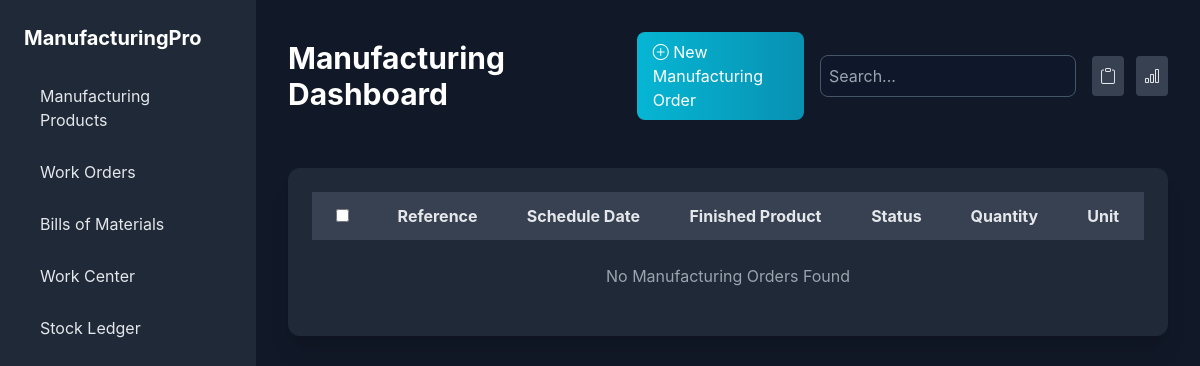
/work_order_analysis/, run on an earlier commit of the app's database.
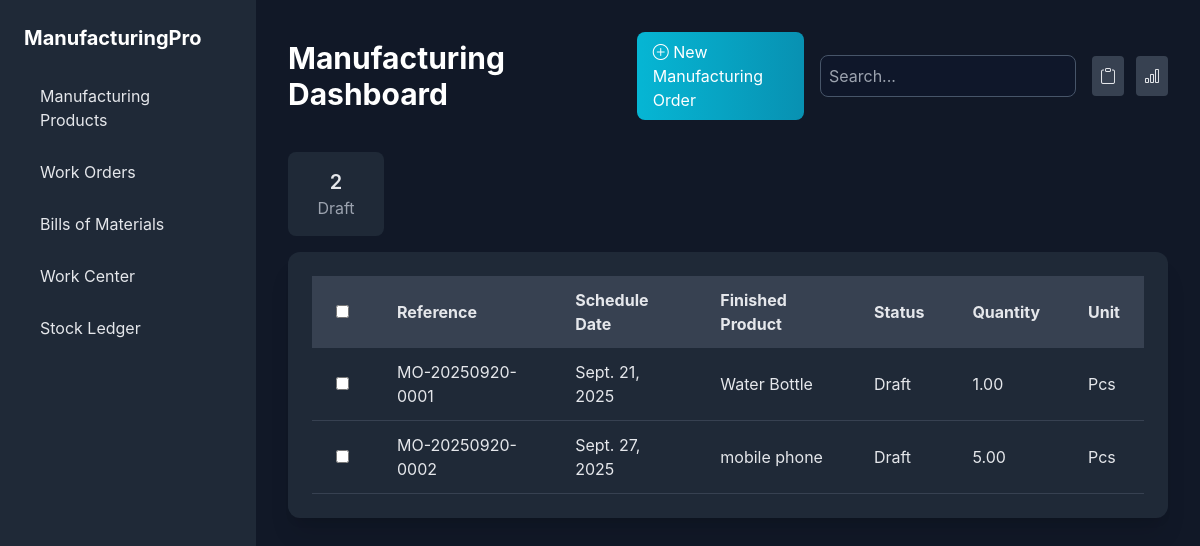
And on a later commit of the database.
### myapp/models.py (models this page shows, shortened)
class ManufacturingOrder(models.Model):
    STATUS_CHOICES = [
        ('Draft', 'Draft'),
        ('Confirmed', 'Confirmed'),
        ('In-Progress', 'In-Progress'),
        ('To Close', 'To Close'),
        ('Done', 'Done'),
    ]
    reference = models.CharField(max_length=20, unique=True)
    schedule_date = models.DateField()
    product = models.ForeignKey(Product, on_delete=models.CASCADE, related_name='manufacturing_orders')
    assignee = models.CharField(max_length=100, blank=True, null=True)
    quantity = models.DecimalField(max_digits=10, decimal_places=2)
    unit = models.CharField(max_length=10, choices=Product.UNIT_CHOICES, default='Units')
    bom = models.ForeignKey(BillOfMaterials, on_delete=models.SET_NULL, null=True, blank=True)
    status = models.CharField(max_length=20, choices=STATUS_CHOICES, default='Draft')
    created_at = models.DateTimeField(auto_now_add=True)

class Product(models.Model):
    UNIT_CHOICES = [
        ('Units', 'Units'),
        ('Kg', 'Kilogram'),
        ('Litre', 'Litre'),
        ('Meter', 'Meter'),
        ('Pcs', 'Pieces'),
    ]
    name = models.CharField(max_length=100)
    unit_cost = models.DecimalField(max_digits=10, decimal_places=2)
    unit_choices = [('pcs', 'Pieces'), ('kg', 'Kilogram')]
    unit = models.CharField(max_length=10, choices=unit_choices)
    on_hand = models.DecimalField(max_digits=10, decimal_places=2, default=0)
    description = models.TextField(blank=True, null=True)
    on_hand = models.DecimalField(max_digits=12, decimal_places=2, default=0)
    free_to_use = models.DecimalField(max_digits=12, decimal_places=2, default=0)
    incoming = models.DecimalField(max_digits=12, decimal_places=2, default=0)
    outgoing = models.DecimalField(max_digits=12, decimal_places=2, default=0)
    total_value = models.DecimalField(max_digits=14, decimal_places=2, default=0)
    created_at = models.DateTimeField(auto_now_add=True)
    updated_at = models.DateTimeField(auto_now=True)
    class Meta:
        ordering = ['name']

### myapp/views.py (the view)
# urls.py: path('work_order_analysis/', views.work_order_analysis, name='work_order_analysis'),
def work_order_analysis(request):
    status_counts = ManufacturingOrder.objects.values('status').annotate(count=Count('id'))
    status_dict = {item['status']: item['count'] for item in status_counts}
    total_count = ManufacturingOrder.objects.count()
    context = {
        "status_counts": status_dict,
        "all_count": total_count,
        "manufacturing_orders": ManufacturingOrder.objects.all(),
    }
    return render(request, "work_order_analysis.html", context)

### templates/work_order_analysis.html (shortened to what the changed rows need)
<!DOCTYPE html>
<html lang="en">
<head>
    <script src="https://cdn.tailwindcss.com"></script>
    <link href="https://cdn.jsdelivr.net/npm/bootstrap-icons/font/bootstrap-icons.css" rel="stylesheet">
</head>
<body class="bg-gray-900 text-gray-200 min-h-screen flex">
    <aside class="w-64 bg-gray-800 p-6 min-h-screen">
        <h2 class="text-xl font-bold text-white mb-6">ManufacturingPro</h2>
    </aside>
    <main class="flex-1 p-4 sm:p-6 lg:p-8">
        <div class="flex flex-col md:flex-row items-center justify-between gap-4 mb-8">
            <h1 class="text-3xl font-bold text-white">Manufacturing Dashboard</h1>
        </div>
        <div class="grid grid-cols-8 gap-4 my-4">
            {% for key, value in status_counts.items %}
            <div class="bg-gray-800 p-4 rounded-lg text-center">
                <h2 class="text-xl font-semibold">{{ value }}</h2>
                <p class="text-gray-400">{{ key }}</p>
            </div>
            {% endfor %}
        </div>
        <div class="bg-gray-800 rounded-xl shadow-xl p-6 overflow-x-auto">
            <table class="min-w-full text-left">
                <thead class="bg-gray-700 text-gray-200">
                    <tr>
                        <th class="px-6 py-3"><input type="checkbox" id="selectAll"></th>
                        <th class="px-6 py-3">Reference</th>
                        <th class="px-6 py-3">Schedule Date</th>
                        <th class="px-6 py-3">Finished Product</th>
                        <th class="px-6 py-3">Status</th>
                        <th class="px-6 py-3">Quantity</th>
                        <th class="px-6 py-3">Unit</th>
                    </tr>
                </thead>
                <tbody class="text-gray-200">
                    {% for mo in manufacturing_orders %}
                    <tr class="border-b border-gray-700 hover:bg-gray-600 transition duration-150">
                        <td class="px-6 py-3"><input type="checkbox" class="order-checkbox"></td>
                        <td class="px-6 py-3">{{ mo.reference }}</td>
                        <td class="px-6 py-3">{{ mo.schedule_date }}</td>
                        <td class="px-6 py-3">{{ mo.product.name }}</td>
                        <td class="px-6 py-3">{{ mo.status }}</td>
                        <td class="px-6 py-3">{{ mo.quantity }}</td>
                        <td class="px-6 py-3">{{ mo.unit }}</td>
                    </tr>
                    {% empty %}
                    <tr>
                        <td colspan="7" class="text-center text-gray-400 py-6">No Manufacturing Orders Found</td>
                    </tr>
                    {% endfor %}
                </tbody>
            </table>
        </div>
    </main>
</body>
</html>

What changed in the data, as far as the page shows it:
added ManufacturingOrder: id "2", status "Draft", reference "MO-20250920-0002", schedule_date "Sept. 27, 2025", product.name "mobile phone", quantity "5.00", unit "Pcs"
added ManufacturingOrder: reference "MO-20250920-0001", schedule_date "Sept. 21, 2025", product.name "Water Bottle", status "Draft", quantity "1.00", unit "Pcs"
Also different on the page:
text no longer shown: "No Manufacturing Orders Found"
